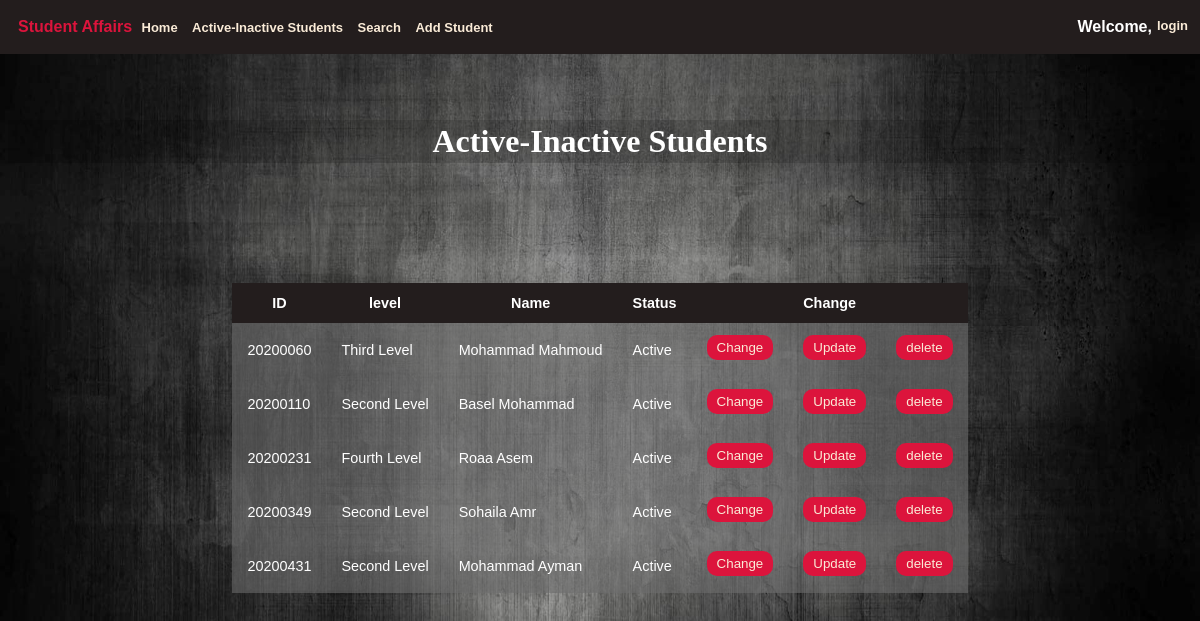
The page /active-inactive on the database its author committed.
### members/models.py (models this page shows)
class Student(models.Model):
  name = models.CharField(max_length=255, unique=True)
  ID =  models.IntegerField(primary_key=True)
  birth=models.DateField()
  gpa= models.DecimalField(max_digits=3,decimal_places=2)
  male=models.BooleanField()
  female=models.BooleanField(default=False)
  level=models.CharField(max_length=100)
  active=models.BooleanField()
  inactive=models.BooleanField(default=False)
  dep=models.CharField(max_length=255)
  mail=models.CharField(max_length=255)
  phone=models.CharField(max_length=255)

### members/views.py (the view)
# urls.py: path('active-inactive',views.active_inactive,name='active-inactive'),
def active_inactive(request):
    st=Student.objects.all()
    global nav_context
    context={
        'ss':st,
        'lname':nav_context['lname'],
        'userName':nav_context['userName']
    }
    return render(request,'active-inactive.html',context)

### templates/active-inactive.html (shortened to what this page needs)
{% extends 'base.html' %}
{% block content %}
<!DOCTYPE html>
<html lang="en">
<head>
    {% load static %}
        <link rel="stylesheet" href="{% static 'css-files/active.css' %}">
</head>
<body>
        <h1>Active-Inactive Students</h1>
        <section class="dark">
            <table>
                <thead>
                    <th>ID</th>
                    <th>level</th>
                    <th>Name</th>
                    <th>Status</th>
                    <th colspan="3">Change</th>
                </thead>
                <tbody>
                  {% for student in ss %}
                    <tr>
                        <td>{{student.ID}}</td>
                        <td>{{student.level}}</td>
                        <td>{{student.name}}</td>
                        {% if student.active == True %}
                        <td>Active</td>
                        {% endif %}
                        <td><button class="change" name="{{student.ID}}" onclick="document.getElementById('ChangeStatusForm+{{student.ID}}').submit()">Change</button></td>
                        <td><button class="change" name="{{student.ID}}" onclick="document.getElementById('updateST+{{student.ID}}').submit()">Update</button></td>
                        <td><button class="change" name="{{student.ID}}" onclick="document.getElementById('deleteST+{{student.ID}}').submit()">delete</button></td>
                    </tr>
                  {% endfor %}
                </tbody>
            </table>
        </section>
</body>
</html>
{% endblock content %}

### templates/base.html (shortened to what this page needs)
{% load static %}
  <link rel="stylesheet" href="{%  static 'css-files/navbar.css' %}">
<section>
    <nav class="nav">
      <a id="homePageIcon" class="title" onclick="Login_form('homePageIcon')" href="/" style="color: crimson;">Student Affairs</a>
      <a id="homePage" class="links" onclick="Login_form('homePage')" href="/">Home</a>
      <a id="active_inactive" class="links" href="{% url 'active-inactive' %}" onclick="Login_form('active_inactive')">Active-Inactive Students</a>
      <a id="search" class="links" onclick="Login_form('search')" href="{% url 'search' %}">Search</a>
      <a id="add" class="links" onclick="Login_form('add')" href="{% url 'addStudentPage' %}">Add Student</a>
      <a class="links" style="float:right;margin-right:30px;" onclick="postForm()" href="{% url 'loginScreen' %}" id="login">{{ lname }}</a>
      <a id="Greetings" class="text" style="float:right;color:white;margin-right:auto;"></a>
    </nav>
  </section>
{% block content %}
{% endblock content %}

### myworld/static/css-files/navbar.css (style rules this page uses)
.nav { min-width: 100%; background-color: rgb(35, 29, 29); font-family: "Gill Sans", "Gill Sans MT", Calibri, "Trebuchet MS", sans-serif; font-weight: 700; padding: 18px; text-align: left; position: fixed; top: 0%; right: 0%; left: 0%; }

### myworld/static/css-files/active.css (style rules this page uses)
.links { margin-left: 5px; margin-right: 5px; text-align: right; font-size: small; color: antiquewhite; }
a:link { text-decoration: none; }
body { background-image: url(../images/formsBackground.jpg); background-repeat: no-repeat; background-attachment: fixed; background-size: 100% 100%; margin-top: 10%; }
h1 { text-align: center; background-color: rgba(0, 0, 0, 0.15); color: #ffffff; padding: 3px; margin: auto; }
table { margin-left: auto; margin-right: auto; margin-top: 120px; border-collapse: collapse; font-size: 0.9em; font-family: sans-serif; min-width: 400px; box-shadow: 0 0 20px rgba(0, 0, 0, 0.15); background-color: rgba(105, 105, 105, 0.607); }
table tbody tr { color: #ffffff; }
table th, table td { padding: 12px 15px; }
button { color: antiquewhite; background-color: rgb(220, 20, 60); border: none; border-radius: 10px; margin-bottom: 5px; padding: 5px; padding-inline: 10px; }

### rows shown on the page
Student: ID "20200060", level "Third Level", name "Mohammad Mahmoud", active "Active"
Student: ID "20200110", level "Second Level", name "Basel Mohammad", active "Active"
Student: ID "20200231", level "Fourth Level", name "Roaa Asem", active "Active"
Student: ID "20200349", level "Second Level", name "Sohaila Amr", active "Active"
Student: ID "20200431", level "Second Level", name "Mohammad Ayman", active "Active"

### other values the page prints
{{ lname }} "login"
